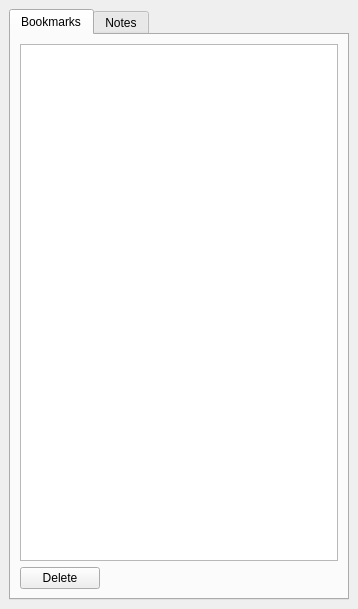
<?xml version="1.0" encoding="UTF-8"?>
<ui version="4.0">
 <class>RightPanel</class>
 <widget class="QDockWidget" name="RightPanel">
  <property name="geometry">
   <rect>
    <x>0</x>
    <y>0</y>
    <width>358</width>
    <height>609</height>
   </rect>
  </property>
  <property name="windowTitle">
   <string>Notes and bookmarks</string>
  </property>
  <widget class="QWidget" name="dockWidgetContents">
   <layout class="QGridLayout" name="gridLayout">
    <item row="0" column="0">
     <widget class="QTabWidget" name="tabWidget">
      <property name="currentIndex">
       <number>0</number>
      </property>
      <widget class="QWidget" name="tabBookmarks">
       <attribute name="title">
        <string>Bookmarks</string>
       </attribute>
       <layout class="QGridLayout" name="gridLayout_2">
        <item row="0" column="0" colspan="2">
         <widget class="QListView" name="ListViewBookmark">
          <property name="editTriggers">
           <set>QAbstractItemView::NoEditTriggers</set>
          </property>
         </widget>
        </item>
        <item row="1" column="1">
         <spacer name="horizontalSpacer">
          <property name="orientation">
           <enum>Qt::Horizontal</enum>
          </property>
          <property name="sizeHint" stdset="0">
           <size>
            <width>229</width>
            <height>20</height>
           </size>
          </property>
         </spacer>
        </item>
        <item row="1" column="0">
         <widget class="QPushButton" name="pBDelete">
          <property name="text">
           <string>Delete</string>
          </property>
         </widget>
        </item>
       </layout>
      </widget>
      <widget class="QWidget" name="tabNotes">
       <attribute name="title">
        <string>Notes</string>
       </attribute>
       <layout class="QGridLayout" name="gridLayout_3">
        <item row="1" column="0" colspan="4">
         <widget class="QPushButton" name="pBLoad">
          <property name="text">
           <string>Load notes</string>
          </property>
         </widget>
        </item>
        <item row="2" column="0" colspan="4">
         <widget class="QListView" name="ListNotes"/>
        </item>
        <item row="3" column="0">
         <widget class="QPushButton" name="pBNewNote">
          <property name="text">
           <string>New</string>
          </property>
         </widget>
        </item>
        <item row="3" column="1" colspan="2">
         <widget class="QPushButton" name="pBEditNote">
          <property name="text">
           <string>Edit</string>
          </property>
         </widget>
        </item>
        <item row="3" column="3">
         <widget class="QPushButton" name="pBDeleteNote">
          <property name="text">
           <string>Delete</string>
          </property>
         </widget>
        </item>
        <item row="0" column="3">
         <widget class="QSpinBox" name="sBChapter"/>
        </item>
        <item row="0" column="2">
         <widget class="QComboBox" name="comBBooks"/>
        </item>
        <item row="0" column="0" colspan="2">
         <widget class="QComboBox" name="comBModules"/>
        </item>
       </layout>
      </widget>
     </widget>
    </item>
   </layout>
  </widget>
 </widget>
 <resources/>
 <connections/>
</ui>
